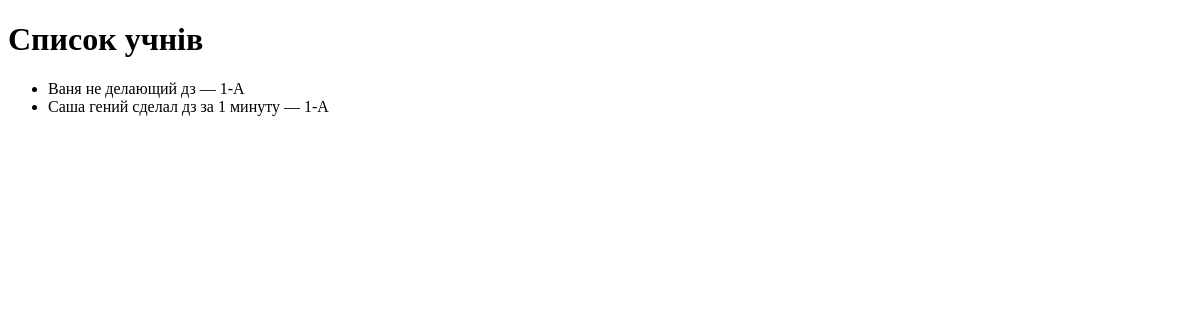
/students/, run on an earlier commit of the app's database.
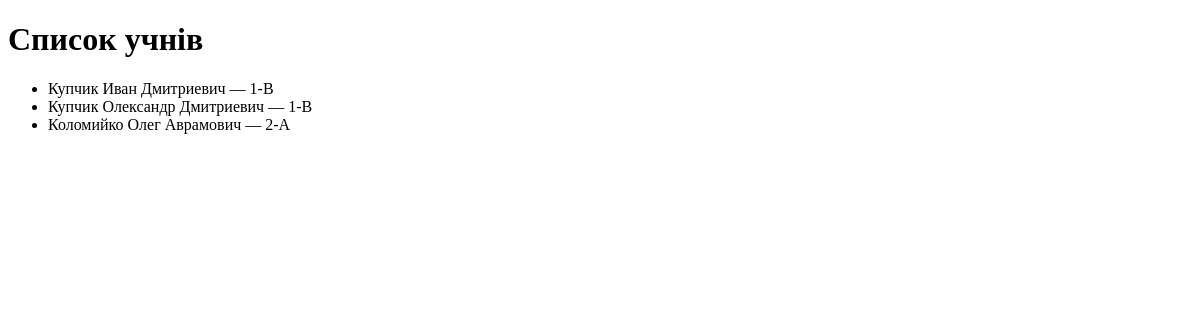
And on a later commit of the database.
### lesson/models.py (models this page shows, shortened)
class Student(models.Model):
    full_name = models.CharField(max_length=100)
    student_class = models.ForeignKey(Class, on_delete=models.CASCADE, related_name='students')

class Class(models.Model):
    name = models.CharField(max_length=20)

### lesson/views.py (the view)
# urls.py: path("students/", lesson_views.students_list, name="students_list"),
def students_list(request):
    students = Student.objects.all()
    return render(request, "lesson/students_list.html", {"students": students})

### lesson/templates/lesson/students_list.html (shortened to what this page needs)
<!DOCTYPE html>
<html lang="uk">
<head>
</head>
<body>
    <h1>Список учнів</h1>
    <ul>
        {% for student in students %}
            <li>{{ student.full_name }} — {{ student.student_class.name }}</li>
        {% empty %}
            <li>Немає учнів</li>
        {% endfor %}
    </ul>
</body>
</html>

What changed in the data, as far as the page shows it:
changed Student: full_name "Ваня не делающий дз" → "Купчик Иван Дмитриевич"; student_class.name "1-А" → "1-В"
changed Student: full_name "Саша гений сделал дз за 1 минуту" → "Купчик Олександр Дмитриевич"; student_class.name "1-А" → "1-В"
added Student: full_name "Коломийко Олег Аврамович", student_class.name "2-А"
